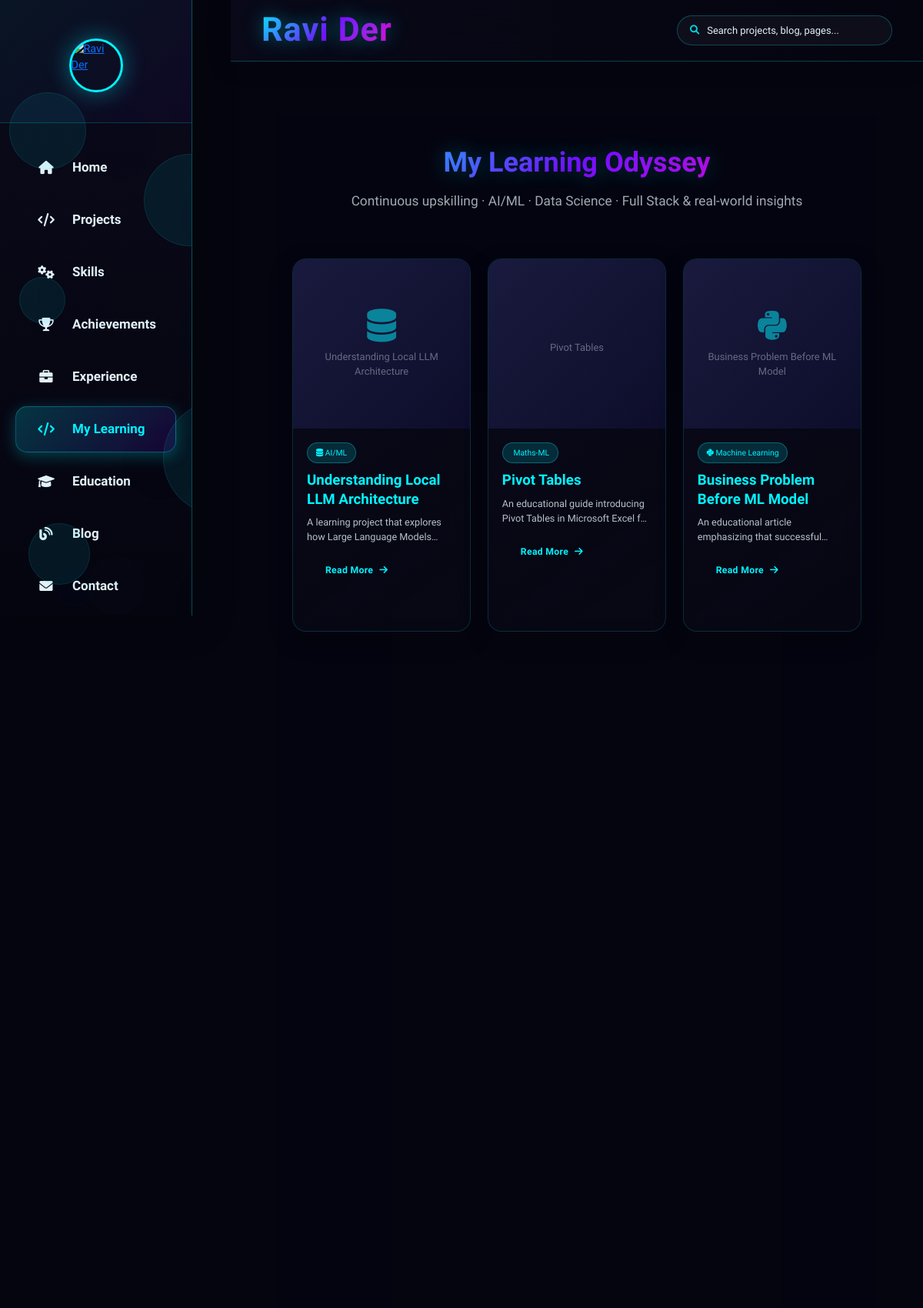
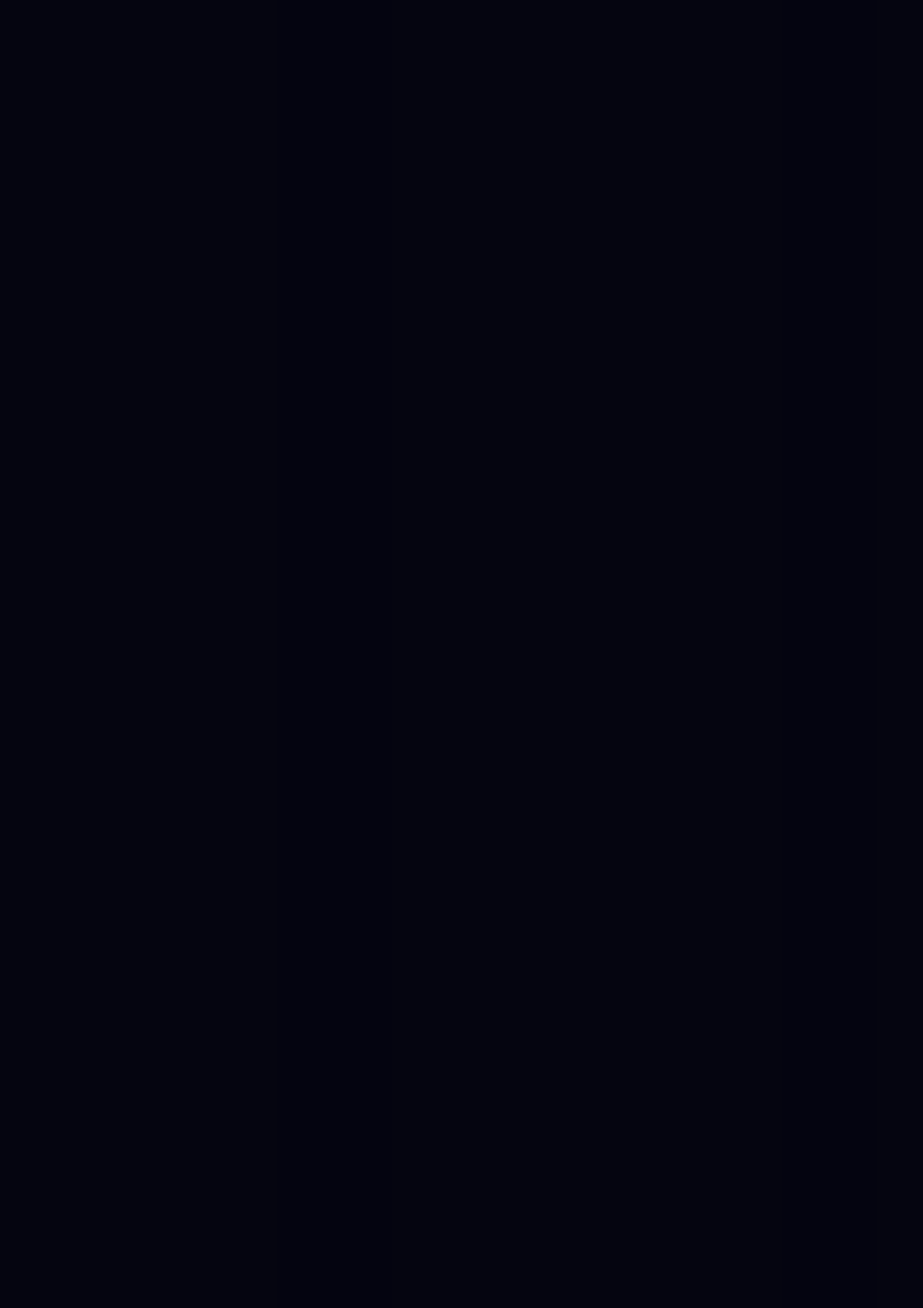
Screenshot of /my_learning (upper part) with the database file from the repository (2 pictures, top to bottom).
### tables this page shows
CREATE TABLE admin_learning (
            id INTEGER PRIMARY KEY AUTOINCREMENT,
            slug TEXT UNIQUE NOT NULL,
            title TEXT NOT NULL,
            description TEXT,
            full_text TEXT,
            category TEXT,
            tags TEXT,
            image_url TEXT,
            link_url TEXT,
            link_type TEXT DEFAULT 'linkedin',
            status TEXT DEFAULT 'published',
            featured BOOLEAN DEFAULT 0,
            view_count INTEGER DEFAULT 0,
            display_order INTEGER DEFAULT 0,
            created_at TIMESTAMP DEFAULT CURRENT_TIMESTAMP,
            updated_at TIMESTAMP DEFAULT CURRENT_TIMESTAMP
        );

### flask_app.py (the view)
    @app.route('/my_learning')
    def my_learning():
        return render_template(
            'my_learning.html',
            learning_items=learning_data.get_learning_items(),
        )

### app/admin/admin_db.py (called while the page is built)
def get_db_connection():
    os.makedirs(DATA_DIR, exist_ok=True)
    conn = sqlite3.connect(DB_PATH)
    conn.row_factory = sqlite3.Row
    return conn

def get_all_learning_items(status='all'):
    conn = get_db_connection()
    cursor = conn.cursor()
    if status == 'all':
        cursor.execute('SELECT * FROM admin_learning ORDER BY display_order ASC, created_at DESC')
    else:
        cursor.execute('SELECT * FROM admin_learning WHERE status = ? ORDER BY display_order ASC, created_at DESC', (status,))
    items = [dict(row) for row in cursor.fetchall()]
    for item in items:
        if item['tags']:
            try:
                item['tags'] = json.loads(item['tags'])
            except Exception:
                item['tags'] = []
        else:
            item['tags'] = []
    conn.close()
    return items

### app/content/learning_data.py (called while the page is built)
def get_learning_items(published_only=True):
    status = "published" if published_only else "all"
    rows = admin_db.get_all_learning_items(status=status)
    return [_row_to_learning_item(r) for r in rows]

### app/core/db.py (called while the page is built)
def now_iso():
    return datetime.now(timezone.utc).isoformat()

### flask_app.py (called while the page is built)
@app.context_processor
def inject_seo_globals():
    return {
        "site_url": SITE_URL.rstrip('/'),
        "google_site_verification": GOOGLE_SITE_VERIFICATION,
    }

@app.after_request
def add_security_headers(response):
    response.headers["X-Content-Type-Options"] = "nosniff"
    response.headers["X-Frame-Options"] = "DENY"
    response.headers["X-XSS-Protection"] = "1; mode=block"
    response.headers["Referrer-Policy"] = "strict-origin-when-cross-origin"
    response.headers["Content-Security-Policy"] = (
        "default-src 'self'; "
        "img-src 'self' data: https:; "
        "style-src 'self' 'unsafe-inline' https:; "
        "script-src 'self' 'unsafe-inline' https:; "
        "connect-src 'self' https:; "
        "font-src 'self' https: data:;"
    )
    return response

@app.after_request
def set_cache_headers(response):
    if request.path.startswith('/static/'):
        response.headers['Cache-Control'] = 'public, max-age=2592000'  # 30 days for static
    else:
        response.headers['Cache-Control'] = 'public, max-age=300'  # 5 min for HTML
    return response

@app.before_request
def _start_timer():
    request._start_time = time.time()

### templates/my_learning.html (shortened to what this page needs)
{% extends 'base.html' %}
{% block content %}
<section id="learning" class="section">
    <div class="container">
        <div class="section-header">
            <h1 class="section-title">My Learning Odyssey</h1>
            <div class="section-subtitle">
                <p>Continuous upskilling · AI/ML · Data Science · Full Stack & real-world insights</p>
            </div>
        </div>
        <div class="row">
            {% for item in learning_items %}
            <div class="col-md-6 col-lg-4">
                <div class="learning-card">
                    <div class="learning-img">
                        <div class="img-placeholder">
                            <i class="{{ item.icon }}"></i>
                            <span>{{ item.title }}</span>
                        </div>
                    </div>
                    <div class="learning-content">
                        {% for tag in item.tags %}<span class="learning-tag"><i class="{{ item.icon }}"></i> {{ tag }}</span>{% endfor %}
                        <h3 class="learning-title">{{ item.title }}</h3>
                        <div class="learning-description">{{ item.description }}</div>
                        {% if item.full_text %}
                        <button class="read-more-btn" data-target="fullText{{ loop.index0 }}">Read More </button>
                        {% endif %}
                    </div>
                </div>
            </div>
            {% else %}
            <div class="col-12 text-center" style="padding: 60px 20px; color: rgba(226,241,248,0.6);">
                <i class="fas fa-graduation-cap" style="font-size: 2.5rem; margin-bottom: 15px; display:block;"></i>
                No learning items yet. Check back soon!
            </div>
            {% endfor %}
        </div>
    </div>
</section>
{% endblock %}

### static/css/enhancements.css (style rules this page uses)
html { scroll-behavior: smooth; }
html { font-size: 90%; }
.card-read-more { background: transparent; border: 1px solid rgba(0, 243, 255, 0.35); color: var(--primary, #00f3ff); font-weight: 600; padding: 7px 16px; border-radius: 30px; cursor: pointer; font-size: 0.78rem; display: inline-flex; align-items: center; gap: 8px; transition: all 0.25s ease; margin-bottom: 6px; text-decoration: none; letter-spacing: 0.3px; }

### static/css/mobile-responsive.css (style rules this page uses)
:root { --primary: #00f3ff; --secondary: #7b00ff; --dark: #0a0a1a; --darker: #050510; --light: #e2f1f8; --accent: #ff00c8; --sidebar-width-mobile: 230px; --sidebar-width-tablet: 300px; --sidebar-width-desktop: 300px; }
@media (min-width: 1025px) { :root { --sidebar-width: var(--sidebar-width-desktop); } }
@media (min-width: 1025px) { h1 { font-size: 2.5rem !important; } }
@media (min-width: 1025px) { h3 { font-size: 1.3rem !important; } }
@media (min-width: 1025px) { button:not(.newsletter-btn):not(.floating-mobile-btn):not(.mobile-sidebar-close), .btn:not(.newsletter-btn) { width: auto !important; padding: 12px 24px !important; } }
@media (prefers-color-scheme: light) { body { background-color: #f5f7fa; color: #333; } }

### templates/base.html (style rules this page uses)
:root { --primary: #00f3ff; --secondary: #7b00ff; --dark: #0a0a1a; --darker: #050510; --light: #e2f1f8; --accent: #ff00c8; --sidebar-width: 300px; --sidebar-collapsed: 80px; }
* { -ms-overflow-style: none; scrollbar-width: none; }
html, body { margin: 0; padding: 0; overflow-x: hidden; font-family: 'Exo 2', sans-serif; background-color: var(--darker); color: var(--light); height: 100%; }
body::before { content: ''; position: fixed; top: 0; left: 0; width: 100%; height: 100%; background: radial-gradient(circle at 20% 50%, rgba(123, 0, 255, 0.15) 0%, transparent 25%), radial-gradient(circle at 80% 20%, rgba(0, 243, 255, 0.1) 0%, transparent 25%), radial-gradient(circle at 40% 80%, rgba(255, 0, 200, 0.08) 0%, transparent 25%); z-index: -1; pointer-events: none; }
html, body { width: 100%; position: relative; }
* { transition: color 0.3s ease, background-color 0.3s ease, border-color 0.3s ease; }

### templates/footer.html (style rules this page uses)
:root { --primary: #00f3ff; --secondary: #7b00ff; --dark: #0a0a1a; --darker: #050510; --light: #e2f1f8; --accent: #ff00c8; }
.container { max-width: 1200px; margin: 0 auto; padding: 0 20px; }

### rows the page displays
admin_learning: title "Understanding Local LLM Architecture", tags "AI/ML", description "A learning project that explores how Large Language…"
admin_learning: title "Pivot Tables", tags "Maths-ML", description "An educational guide introducing Pivot Tables in Microsoft Excel…"
admin_learning: title "Business Problem Before ML Model", tags "Machine Learning", description "An educational article emphasizing that…"
